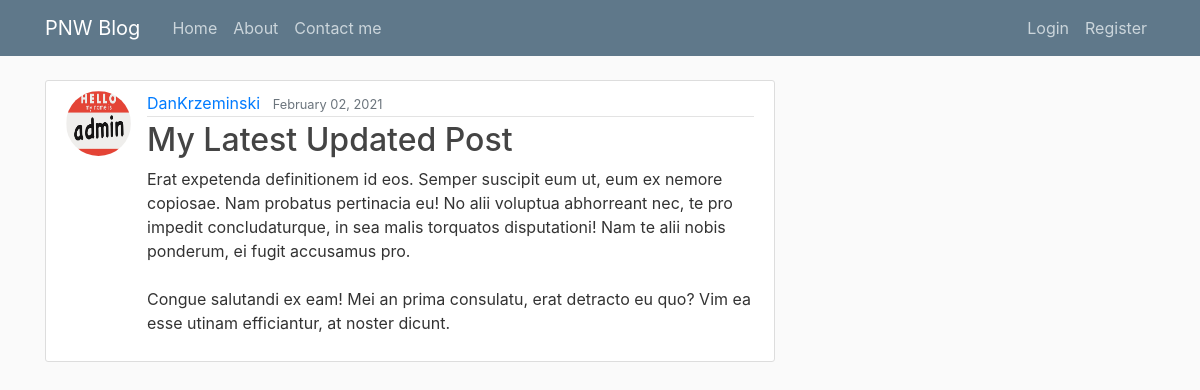
The page /post/30/ on the database its author committed.
### blog/models.py (models this page shows, shortened)
class Post (models.Model):
    title = models.CharField(max_length=100)
    content = models.TextField()
    date_posted = models.DateTimeField(default=timezone.now)
    author = models.ForeignKey(User, on_delete=models.CASCADE)

### users/models.py (models this page shows, shortened)
class Profile(models.Model):
    user = models.OneToOneField(User, on_delete=models.CASCADE)
    image = models.ImageField(default='default.jpg', upload_to='profile_pics')

### blog/views.py (the view)
# urls.py: path('post/<int:pk>/', PostDetailView.as_view(), name='post-detail'),
class PostDetailView(DetailView):
    model = Post

### blog/templates/blog/post_detail.html (shortened to what this page needs)
{% extends "blog/base.html" %}
{% block content %}
 <article class="media content-section">
  <img class="rounded-circle article-img" src="{{ object.author.profile.image.url }}">
    <div class="media-body">
      <div class="article-metadata">
        <a class="mr-2" href="{% url 'user-posts' object.author.username %}">{{ object.author }}</a>
        <small class="text-muted">{{ object.date_posted|date:"F d, Y" }}</small>
      </div>
      <h2 class="article-title">{{ object.title }}</h2>
      <p class="article-content">{{ object.content }}</p>
    </div>
  </article>
{% endblock content %}

### blog/static/blog/main.css (style rules this page uses)
body { background: #fafafa; color: #333333; margin-top: 5rem; }
h1, h2, h3, h4, h5, h6 { color: #444444; }
.content-section { background: #ffffff; padding: 10px 20px; border: 1px solid #dddddd; border-radius: 3px; margin-bottom: 20px; }
.article-title { color: #444444; }
.article-content { white-space: pre-line; }
.article-img { height: 65px; width: 65px; margin-right: 16px; }
.article-metadata { padding-bottom: 1px; margin-bottom: 4px; border-bottom: 1px solid #e3e3e3 }

### rows shown on the page
Post: author.profile.image (picture), author "DanKrzeminski", date_posted "February 02, 2021", title "My Latest Updated Post", content "Erat expetenda definitionem id eos. Semper suscipit eum ut, eum ex nemore copiosae. Nam probatus pertinacia eu! No alii voluptua abhorreant nec, te pro impedit concludaturque, in sea malis torquatos disputationi! Nam te alii nobis ponderum, ei fugit accusamus pro. Congue salutandi ex eam! Mei an prima consulatu, erat detracto eu quo? Vim ea esse utinam efficiantur, at noster dicunt."
